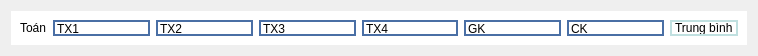
<?xml version="1.0" encoding="UTF-8"?>
<ui version="4.0">
 <class>Form</class>
 <widget class="QWidget" name="Form">
  <property name="geometry">
   <rect>
    <x>0</x>
    <y>0</y>
    <width>758</width>
    <height>56</height>
   </rect>
  </property>
  <property name="minimumSize">
   <size>
    <width>758</width>
    <height>56</height>
   </size>
  </property>
  <property name="maximumSize">
   <size>
    <width>758</width>
    <height>56</height>
   </size>
  </property>
  <property name="windowTitle">
   <string>Form</string>
  </property>
  <layout class="QHBoxLayout" name="bo_cuc_ngang">
   <item>
    <widget class="QWidget" name="khung_the" native="true">
     <property name="styleSheet">
      <string notr="true">background-color: rgb(255, 255, 255);</string>
     </property>
     <layout class="QHBoxLayout" name="bo_cuc_ngang_4">
      <item>
       <widget class="QLabel" name="ten_mon">
        <property name="text">
         <string>Toán</string>
        </property>
       </widget>
      </item>
      <item>
       <widget class="QLineEdit" name="o_tx1">
        <property name="styleSheet">
         <string notr="true">border: 2px solid #4A6FA5;</string>
        </property>
        <property name="text">
         <string>TX1</string>
        </property>
       </widget>
      </item>
      <item>
       <widget class="QLineEdit" name="o_tx2">
        <property name="styleSheet">
         <string notr="true">border: 2px solid #4A6FA5;</string>
        </property>
        <property name="text">
         <string>TX2</string>
        </property>
       </widget>
      </item>
      <item>
       <widget class="QLineEdit" name="o_tx3">
        <property name="styleSheet">
         <string notr="true">border: 2px solid #4A6FA5;</string>
        </property>
        <property name="text">
         <string>TX3</string>
        </property>
       </widget>
      </item>
      <item>
       <widget class="QLineEdit" name="o_tx4">
        <property name="styleSheet">
         <string notr="true">border: 2px solid #4A6FA5;</string>
        </property>
        <property name="text">
         <string>TX4</string>
        </property>
       </widget>
      </item>
      <item>
       <widget class="QLineEdit" name="o_gk">
        <property name="styleSheet">
         <string notr="true">border: 2px solid #4A6FA5;</string>
        </property>
        <property name="text">
         <string>GK</string>
        </property>
       </widget>
      </item>
      <item>
       <widget class="QLineEdit" name="o_ck">
        <property name="styleSheet">
         <string notr="true">border: 2px solid #4A6FA5;</string>
        </property>
        <property name="text">
         <string>CK</string>
        </property>
       </widget>
      </item>
      <item>
       <widget class="QLabel" name="diem_tb">
        <property name="styleSheet">
         <string notr="true">border: 2px solid #C0E0E0;</string>
        </property>
        <property name="text">
         <string>Trung bình</string>
        </property>
       </widget>
      </item>
     </layout>
    </widget>
   </item>
  </layout>
 </widget>
 <resources/>
 <connections/>
</ui>
